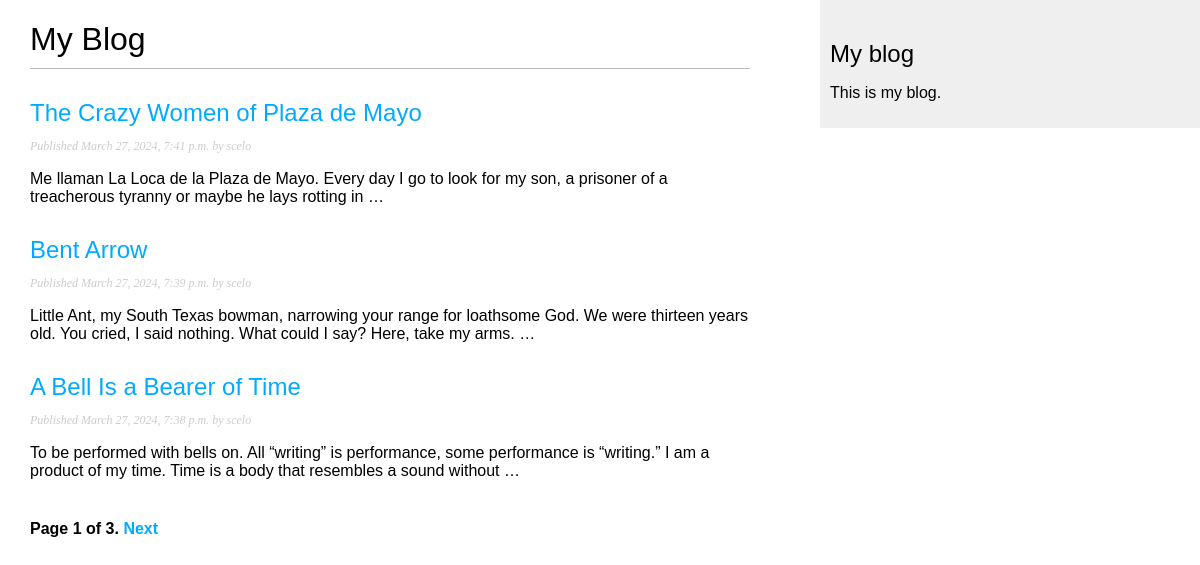
Screenshot of /blog/ with the database file from the repository.
### blog/models.py (models this page shows, shortened)
class Post(models.Model):
    class Status(models.TextChoices):
        DRAFT='DF','Draft'
        PUBLISHED='PB','Published'
    title=models.CharField(max_length=250)
    slug=models.SlugField(max_length=250, unique_for_date='publish')
    body=models.TextField()
    author=models.ForeignKey(User,on_delete=models.CASCADE,related_name="blog_post")
    publish=models.DateTimeField(default=timezone.now)
    created=models.DateTimeField(auto_now_add=True)
    updated=models.DateTimeField(auto_now=True)
    status=models.CharField(max_length=2,choices=Status.choices,default=Status.DRAFT)
    objects=models.Manager()
    published=PublishedManager()
    class Meta:
        ordering=['-publish']
        indexes=[models.Index(fields=['-publish']),]
    def get_absolute_url(self):
        return reverse('blog:post_detail',
                       args=[self.publish.year,
                             self.publish.month,
                             self.publish.day,
                             self.slug])

### blog/views.py (the view)
# urls.py: path('',views.post_list,name='post_list'),
def post_list(request):
    post_list = Post.published.all()
    paginator=Paginator(post_list,3)
    page_number=request.GET.get('page',1)
    posts=paginator.page(page_number)
    return render(request,
                 'blog/post/list.html',
                 {'posts': posts})

### blog/models.py (called while the page is built)
    def get_queryset(self) -> models.QuerySet:
        return super().get_queryset().filter(status=Post.Status.PUBLISHED)

### blog/templates/blog/post/list.html (shortened to what this page needs)
{% extends "blog/base.html" %}
{% block content %}
  <h1>My Blog</h1>
  {% for post in posts %}
    <h2>
      <a href="{{ post.get_absolute_url }}">
        {{ post.title }}
      </a>
    </h2>
    <p class="date">
      Published {{ post.publish }} by {{ post.author }}
    </p>
    {{ post.body|truncatewords:30|linebreaks }}
  {% endfor %}
  {% include "pagination.html" with page=posts %}
{% endblock %}

### blog/static/css/blog.css (style rules this page uses)
body { margin:0; padding:0; font-family:helvetica, sans-serif; }
a { color:#00abff; text-decoration:none; }
h1 { font-weight:normal; border-bottom:1px solid #bbb; padding:0 0 10px 0; }
h2 { font-weight:normal; margin:30px 0 0; }
p.date { color:#ccc; font-family: georgia, serif; font-size: 12px; font-style: italic; }

### rows the page displays
Post: title "The Crazy Women of Plaza de Mayo", publish "March 27, 2024, 7:41 p.m.", author "scelo", body "Me llaman La Loca de la Plaza de Mayo. Every day I go to look for my son, a prisoner of a treacherous tyranny or maybe he lays rotting in …"
Post: title "Bent Arrow", publish "March 27, 2024, 7:39 p.m.", author "scelo", body "Little Ant, my South Texas bowman, narrowing your range for loathsome God. We were thirteen years old. You cried, I said nothing. What could I say? Here, take my arms. …"
Post: title "A Bell Is a Bearer of Time", publish "March 27, 2024, 7:38 p.m.", author "scelo", body "To be performed with bells on. All “writing” is performance, some performance is “writing.” I am a product of my time. Time is a body that resembles a sound without …"

### other values shown
{{ page.number }} "1"
{{ page.paginator.num_pages }} "3"
